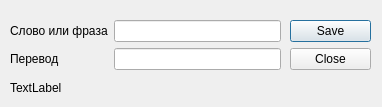
<?xml version="1.0" encoding="UTF-8"?>
<ui version="4.0">
 <class>Dialog</class>
 <widget class="QDialog" name="Dialog">
  <property name="geometry">
   <rect>
    <x>0</x>
    <y>0</y>
    <width>382</width>
    <height>107</height>
   </rect>
  </property>
  <property name="windowTitle">
   <string>Dialog</string>
  </property>
  <widget class="QDialogButtonBox" name="buttonBox">
   <property name="geometry">
    <rect>
     <x>290</x>
     <y>20</y>
     <width>81</width>
     <height>241</height>
    </rect>
   </property>
   <property name="orientation">
    <enum>Qt::Vertical</enum>
   </property>
   <property name="standardButtons">
    <set>QDialogButtonBox::Close|QDialogButtonBox::Save</set>
   </property>
  </widget>
  <widget class="QWidget" name="formLayoutWidget">
   <property name="geometry">
    <rect>
     <x>10</x>
     <y>20</y>
     <width>271</width>
     <height>52</height>
    </rect>
   </property>
   <layout class="QFormLayout" name="formLayout">
    <item row="0" column="0">
     <widget class="QLabel" name="label">
      <property name="text">
       <string>Слово или фраза</string>
      </property>
     </widget>
    </item>
    <item row="0" column="1">
     <widget class="QLineEdit" name="word1"/>
    </item>
    <item row="1" column="0">
     <widget class="QLabel" name="label_2">
      <property name="text">
       <string>Перевод</string>
      </property>
     </widget>
    </item>
    <item row="1" column="1">
     <widget class="QLineEdit" name="word2"/>
    </item>
   </layout>
  </widget>
  <widget class="QLabel" name="status_label">
   <property name="geometry">
    <rect>
     <x>10</x>
     <y>80</y>
     <width>361</width>
     <height>16</height>
    </rect>
   </property>
   <property name="text">
    <string>TextLabel</string>
   </property>
  </widget>
 </widget>
 <resources/>
 <connections>
  <connection>
   <sender>buttonBox</sender>
   <signal>rejected()</signal>
   <receiver>Dialog</receiver>
   <slot>reject()</slot>
   <hints>
    <hint type="sourcelabel">
     <x>316</x>
     <y>260</y>
    </hint>
    <hint type="destinationlabel">
     <x>286</x>
     <y>274</y>
    </hint>
   </hints>
  </connection>
 </connections>
</ui>
